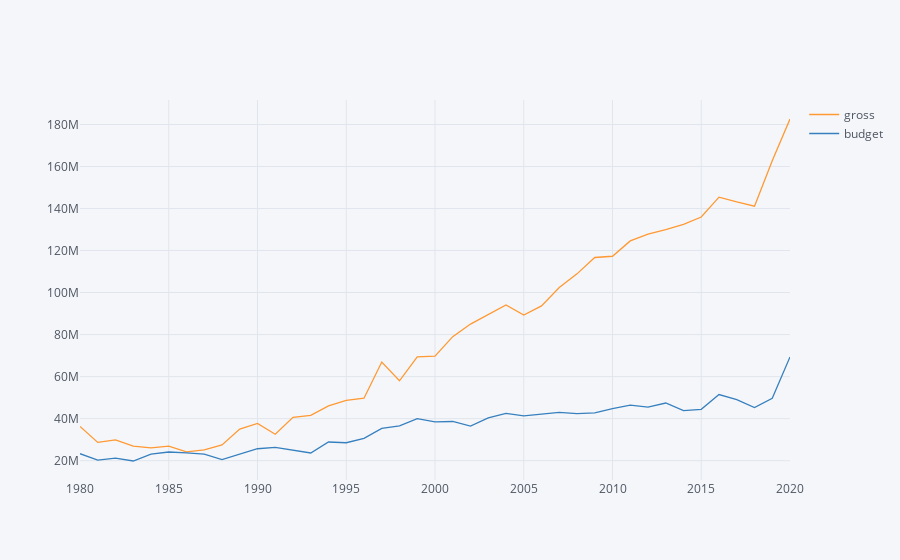

The code cell stored with this chart in its notebook:
### Code cell
by_year_mean[['gross','budget']].iplot()

# We can now see the full representation of the average gross per year
# even tho it is not consistently increasing between years closer to each other
# it obvious the average gross increases as we go from 1980 to 2020

#the budget on the other hand doesnt increase as fast as the gross but it also increases
# from year 1993 the difference between the budget and gross started getting wider
